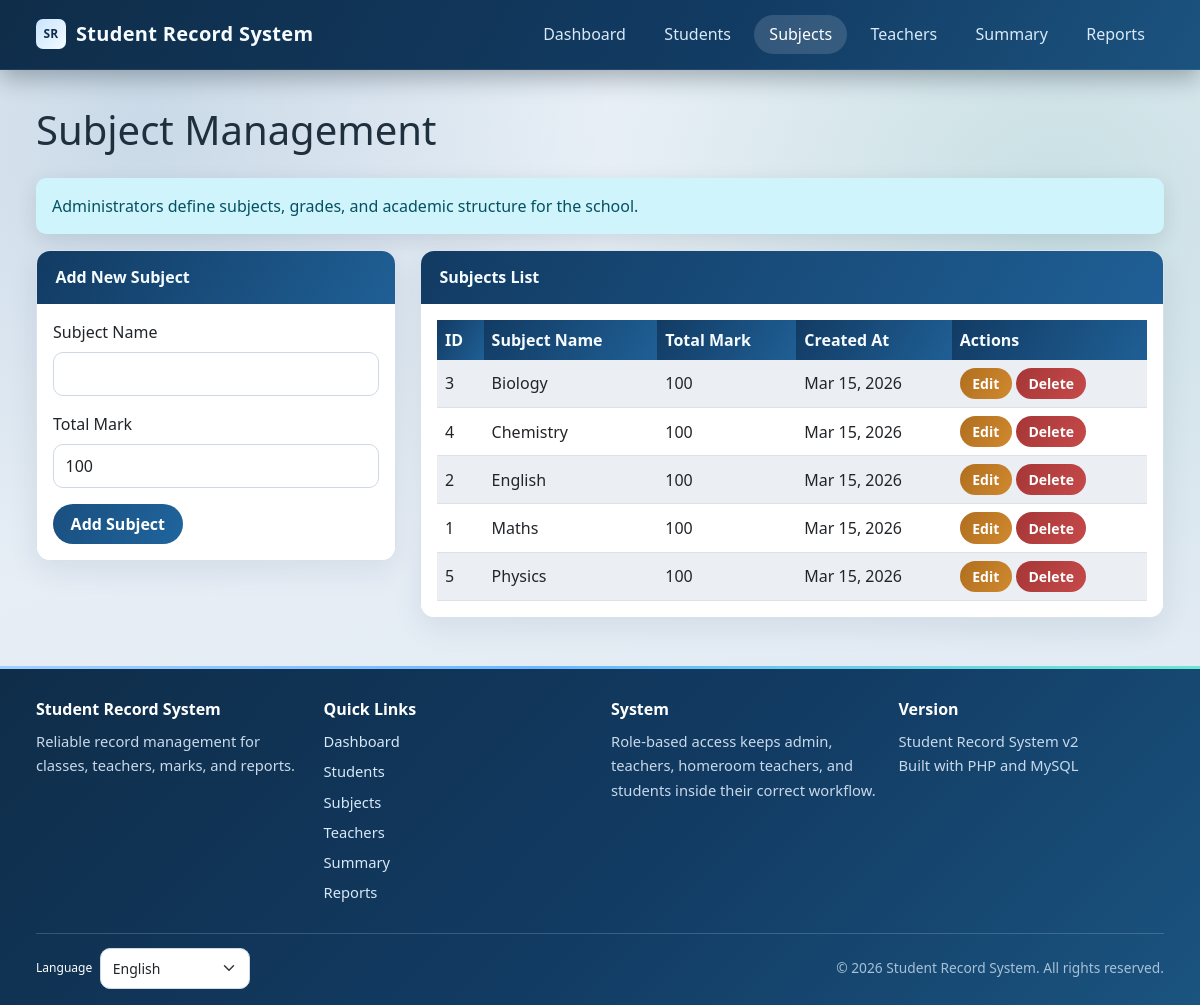
Page /pages/subjects.php (signed in) on the committed database.
### tables this page shows
CREATE TABLE IF NOT EXISTS subjects (
    subject_id INT AUTO_INCREMENT PRIMARY KEY,
    subject_name VARCHAR(100) NOT NULL,
    total_mark INT NOT NULL DEFAULT 100,
    created_at TIMESTAMP DEFAULT CURRENT_TIMESTAMP
);

### auth/auth_helper.php (called while the page is built, shortened)
<?php
require_once __DIR__ . '/../config/localization.php';
function hasRole($role) {
    return isset($_SESSION['role']) && $_SESSION['role'] === $role;
}
function isAdmin() {
    return hasRole('admin');
}
function isTeacher() {
    return hasRole('teacher');
}
function isStudent() {
    return hasRole('student');
}
function canViewStudentDirectory() {
    return isAdmin() || isTeacher();
}
function canAccessStudentRecords() {
    return canViewStudentDirectory();
}
function canManageSubjects() {
    return isAdmin();
}
function canViewOwnAcademicRecords() {
    return isStudent();
}
function canGenerateSchoolReports() {
    return isAdmin();
}
function canCompileFinalResults() {
    return isAdmin() || isHomeroomTeacher();
}
function canGenerateStudentReports() {
    return canGenerateSchoolReports() || isHomeroomTeacher();
}
function canViewStudentReports() {
    return canGenerateStudentReports() || canViewOwnAcademicRecords();
}
function canAccessSummary() {
    return canCompileFinalResults();
}
function getCsrfToken() {
    return $_SESSION['csrf_token'];
}
?>

### pages/subjects.php (the view, shortened to what this page needs)
<?php
require_once '../auth/auth_helper.php';
$db = new Database();
$conn = $db->getConnection();
$is_admin = canManageSubjects();
$is_teacher = hasRole('teacher');
$session_teacher_id = $is_teacher ? (int)($_SESSION['teacher_id'] ?? 0) : 0;
$edit_subject = null;
if ($is_admin) {
    $subjects = $conn->query('SELECT * FROM subjects ORDER BY subject_name');
} else {
    $subjects = $conn->query("SELECT s.*
                              FROM subjects s
                              INNER JOIN teacher_subjects ts ON ts.subject_id = s.subject_id
                              WHERE ts.teacher_id = $session_teacher_id
                              ORDER BY s.subject_name");
}
$page_title = $is_admin ? 'Subject Management' : (isHomeroomTeacher() ? 'Homeroom Subject Assignments' : 'My Subject Assignments');
$info_message = $is_admin
    ? 'Administrators define subjects, grades, and academic structure for the school.'
    : 'You can review only the subjects assigned to your teacher account. Only admin can add, update, or delete subject definitions.';
$csrf_token = urlencode(getCsrfToken());
?>
<!DOCTYPE html>
<html lang="<?php echo htmlspecialchars(currentLanguageTag(), ENT_QUOTES, 'UTF-8'); ?>">
<head>
    <link href="https://cdn.jsdelivr.net/npm/bootstrap@5.3.0/dist/css/bootstrap.min.css" rel="stylesheet">
    <link href="../assets/style.css" rel="stylesheet">
</head>
<body>
    <nav class="navbar navbar-expand-lg navbar-dark bg-dark">
        <div class="container">
            <a class="navbar-brand" href="../index.php"><?php echo htmlspecialchars(t('Student Record System'), ENT_QUOTES, 'UTF-8'); ?></a>
            <div class="collapse navbar-collapse" id="navbarNav">
                <ul class="navbar-nav ms-auto">
                    <li class="nav-item">
                        <a class="nav-link" href="../index.php"><?php echo htmlspecialchars(t('Dashboard'), ENT_QUOTES, 'UTF-8'); ?></a>
                    </li>
                    <?php if (canAccessStudentRecords()): ?>
                    <li class="nav-item">
                        <a class="nav-link" href="students.php"><?php echo htmlspecialchars(t('Students'), ENT_QUOTES, 'UTF-8'); ?></a>
                    </li>
                    <?php endif; ?>
                    <li class="nav-item">
                        <a class="nav-link active" href="subjects.php"><?php echo htmlspecialchars(t('Subjects'), ENT_QUOTES, 'UTF-8'); ?></a>
                    </li>
                    <?php if (hasRole('admin')): ?>
                    <li class="nav-item">
                        <a class="nav-link" href="teachers.php"><?php echo htmlspecialchars(t('Teachers'), ENT_QUOTES, 'UTF-8'); ?></a>
                    </li>
                    <?php endif; ?>
                    <?php if (canAccessSummary()): ?>
                    <li class="nav-item">
                        <a class="nav-link" href="summary.php"><?php echo htmlspecialchars(t('Summary'), ENT_QUOTES, 'UTF-8'); ?></a>
                    </li>
                    <?php endif; ?>
                    <?php if (canViewStudentReports()): ?>
                    <li class="nav-item">
                        <a class="nav-link" href="report.php"><?php echo htmlspecialchars(t('Reports'), ENT_QUOTES, 'UTF-8'); ?></a>
                    </li>
                    <?php endif; ?>
                </ul>
            </div>
        </div>
    </nav>
    <div class="container mt-4">
        <div class="row">
            <div class="col-12">
                <h1 class="mb-4"><?php echo htmlspecialchars($page_title, ENT_QUOTES, 'UTF-8'); ?></h1>
            </div>
        </div>
        <?php if ($info_message): ?>
            <div class="alert alert-info" role="alert">
                <?php echo htmlspecialchars($info_message, ENT_QUOTES, 'UTF-8'); ?>
            </div>
        <?php endif; ?>
        <div class="row">
            <?php if ($is_admin): ?>
            <div class="col-md-4">
                <div class="card">
                    <div class="card-header">
                        <?php echo $edit_subject ? 'Edit Subject' : 'Add New Subject'; ?>
                    </div>
                    <div class="card-body">
                        <form method="POST">
                            <div class="mb-3">
                                <label for="subject_name" class="form-label">Subject Name</label>
                                <input type="text" class="form-control" id="subject_name" name="subject_name"
                                       value="<?php echo $edit_subject ? htmlspecialchars($edit_subject['subject_name'], ENT_QUOTES, 'UTF-8') : ''; ?>" required>
                            </div>
                            <div class="mb-3">
                                <label for="total_mark" class="form-label">Total Mark</label>
                                <input type="number" class="form-control" id="total_mark" name="total_mark"
                                       value="<?php echo $edit_subject ? (int)$edit_subject['total_mark'] : 100; ?>"
                                       min="1" max="100" required>
                            </div>
                            <button type="submit" class="btn btn-primary" name="<?php echo $edit_subject ? 'edit_subject' : 'add_subject'; ?>">
                                <?php echo $edit_subject ? 'Update Subject' : 'Add Subject'; ?>
                            </button>
                        </form>
                    </div>
                </div>
            </div>
            <?php endif; ?>
            <div class="<?php echo $is_admin ? 'col-md-8' : 'col-12'; ?>">
                <div class="card">
                    <div class="card-header">
                        <?php echo $is_admin ? 'Subjects List' : 'Assigned Subjects'; ?>
                    </div>
                    <div class="card-body">
                        <div class="table-responsive">
                            <table class="table table-striped">
                                <thead>
                                    <tr>
                                        <th>ID</th>
                                        <th>Subject Name</th>
                                        <th>Total Mark</th>
                                        <th>Created At</th>
                                        <?php if ($is_admin): ?>
                                        <th>Actions</th>
                                        <?php endif; ?>
                                    </tr>
                                </thead>
                                <tbody>
                                    <?php if ($subjects && $subjects->num_rows > 0): ?>
                                        <?php while ($subject = $subjects->fetch_assoc()): ?>
                                            <tr>
                                                <td><?php echo (int)$subject['subject_id']; ?></td>
                                                <td><?php echo htmlspecialchars($subject['subject_name'], ENT_QUOTES, 'UTF-8'); ?></td>
                                                <td><?php echo (int)$subject['total_mark']; ?></td>
                                                <td><?php echo date('M d, Y', strtotime($subject['created_at'])); ?></td>
                                                <?php if ($is_admin): ?>
                                                <td>
                                                    <a href="subjects.php?edit=<?php echo (int)$subject['subject_id']; ?>"
                                                       class="btn btn-sm btn-warning">Edit</a>
                                                    <a href="subjects.php?delete=<?php echo (int)$subject['subject_id']; ?>&csrf_token=<?php echo $csrf_token; ?>"
                                                       class="btn btn-sm btn-danger"
                                                       onclick="return confirm('Are you sure you want to delete this subject? This will also delete all related marks.')">Delete</a>
                                                </td>
                                                <?php endif; ?>
                                            </tr>
                                        <?php endwhile; ?>
                                    <?php endif; ?>
                                </tbody>
                            </table>
                        </div>
                    </div>
                </div>
            </div>
        </div>
    </div>
    <?php
    include __DIR__ . '/../includes/footer.php';
    ?>
</body>
</html>

### rows in the picture
subjects: subject_id "3", subject_name "Biology", total_mark "100", created_at "Mar 15, 2026"
subjects: subject_id "4", subject_name "Chemistry", total_mark "100", created_at "Mar 15, 2026"
subjects: subject_id "2", subject_name "English", total_mark "100", created_at "Mar 15, 2026"
subjects: subject_id "1", subject_name "Maths", total_mark "100", created_at "Mar 15, 2026"
subjects: subject_id "5", subject_name "Physics", total_mark "100", created_at "Mar 15, 2026"

### other values in the picture
t('Student Record System') "Student Record System"
t('Dashboard') "Dashboard"
t('Students') "Students"
t('Subjects') "Subjects"
t('Teachers') "Teachers"
t('Summary') "Summary"
t('Reports') "Reports"
$page_title "Subject Management"
$info_message "Administrators define subjects, grades, and academic structure for the school."
t('Quick Links') "Quick Links"
t('System') "System"
t('Version') "Version"
t('Built with PHP and MySQL') "Built with PHP and MySQL"
t('Language') "Language"
t('All rights reserved.') "All rights reserved."
